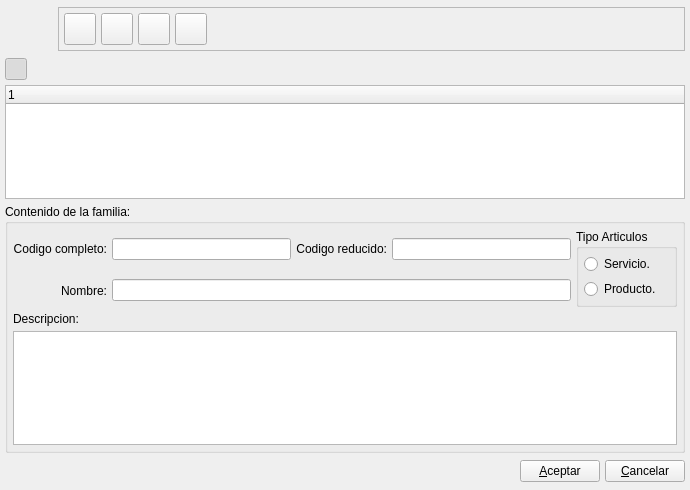
<ui version="4.0" >
 <author>Tomeu Borras Riera</author>
 <class>familiasbase</class>
 <widget class="QWidget" name="familiasbase" >
  <property name="geometry" >
   <rect>
    <x>0</x>
    <y>0</y>
    <width>690</width>
    <height>490</height>
   </rect>
  </property>
  <property name="windowTitle" >
   <string>Familias</string>
  </property>
  <property name="windowIcon" >
   <iconset resource="../../bulmages.qrc" >:/Bulmafact32x32/images/png/32x32/i_bulmages_articulos_familias.32x32.png</iconset>
  </property>
  <layout class="QGridLayout" >
   <property name="margin" >
    <number>5</number>
   </property>
   <property name="spacing" >
    <number>5</number>
   </property>
   <item row="2" column="0" >
    <widget class="QTreeWidget" name="m_listFamilias" />
   </item>
   <item row="3" column="0" >
    <widget class="QGroupBox" name="groupBox1" >
     <property name="title" >
      <string>Contenido de la familia:</string>
     </property>
     <layout class="QGridLayout" >
      <property name="margin" >
       <number>5</number>
      </property>
      <property name="spacing" >
       <number>5</number>
      </property>
      <item row="2" column="0" colspan="5" >
       <widget class="QLabel" name="label" >
        <property name="sizePolicy" >
         <sizepolicy>
          <hsizetype>5</hsizetype>
          <vsizetype>0</vsizetype>
          <horstretch>0</horstretch>
          <verstretch>0</verstretch>
         </sizepolicy>
        </property>
        <property name="text" >
         <string>Descripcion:</string>
        </property>
       </widget>
      </item>
      <item row="1" column="0" >
       <widget class="QLabel" name="textLabel1" >
        <property name="text" >
         <string>Nombre:</string>
        </property>
        <property name="alignment" >
         <set>Qt::AlignRight|Qt::AlignTrailing|Qt::AlignVCenter</set>
        </property>
        <property name="buddy" >
         <cstring>mui_nomFamilia</cstring>
        </property>
       </widget>
      </item>
      <item row="1" column="1" colspan="3" >
       <widget class="QLineEdit" name="mui_nomFamilia" >
        <property name="maxLength" >
         <number>50</number>
        </property>
       </widget>
      </item>
      <item row="0" column="3" >
       <widget class="QLineEdit" name="mui_codFamilia" >
        <property name="maxLength" >
         <number>12</number>
        </property>
       </widget>
      </item>
      <item row="0" column="2" >
       <widget class="QLabel" name="label" >
        <property name="text" >
         <string>Codigo reducido:</string>
        </property>
        <property name="alignment" >
         <set>Qt::AlignRight|Qt::AlignTrailing|Qt::AlignVCenter</set>
        </property>
        <property name="buddy" >
         <cstring>mui_codFamilia</cstring>
        </property>
       </widget>
      </item>
      <item row="0" column="1" >
       <widget class="QLineEdit" name="mui_codCompletoFamilia" >
        <property name="maxLength" >
         <number>50</number>
        </property>
       </widget>
      </item>
      <item row="0" column="0" >
       <widget class="QLabel" name="label" >
        <property name="text" >
         <string>Codigo completo:</string>
        </property>
        <property name="alignment" >
         <set>Qt::AlignRight|Qt::AlignTrailing|Qt::AlignVCenter</set>
        </property>
        <property name="buddy" >
         <cstring>mui_codCompletoFamilia</cstring>
        </property>
       </widget>
      </item>
      <item row="3" column="0" colspan="5" >
       <widget class="QTextEdit" name="mui_descFamilia" >
        <property name="minimumSize" >
         <size>
          <width>0</width>
          <height>100</height>
         </size>
        </property>
       </widget>
      </item>
      <item rowspan="2" row="0" column="4" >
       <widget class="QGroupBox" name="groupBox" >
        <property name="title" >
         <string>Tipo Articulos</string>
        </property>
        <layout class="QVBoxLayout" >
         <property name="margin" >
          <number>5</number>
         </property>
         <property name="spacing" >
          <number>5</number>
         </property>
         <item>
          <widget class="QRadioButton" name="mui_serviciofamilia" >
           <property name="text" >
            <string>Servicio.</string>
           </property>
          </widget>
         </item>
         <item>
          <widget class="QRadioButton" name="mui_productofamilia" >
           <property name="text" >
            <string>Producto.</string>
           </property>
          </widget>
         </item>
        </layout>
       </widget>
      </item>
     </layout>
    </widget>
   </item>
   <item row="4" column="0" >
    <layout class="QHBoxLayout" >
     <property name="margin" >
      <number>0</number>
     </property>
     <property name="spacing" >
      <number>5</number>
     </property>
     <item>
      <spacer>
       <property name="orientation" >
        <enum>Qt::Horizontal</enum>
       </property>
       <property name="sizeHint" >
        <size>
         <width>331</width>
         <height>27</height>
        </size>
       </property>
      </spacer>
     </item>
     <item>
      <widget class="QPushButton" name="mui_aceptar" >
       <property name="text" >
        <string>&amp;Aceptar</string>
       </property>
      </widget>
     </item>
     <item>
      <widget class="QPushButton" name="mui_cancelar" >
       <property name="text" >
        <string>&amp;Cancelar</string>
       </property>
      </widget>
     </item>
    </layout>
   </item>
   <item row="0" column="0" >
    <layout class="QHBoxLayout" >
     <property name="margin" >
      <number>0</number>
     </property>
     <property name="spacing" >
      <number>5</number>
     </property>
     <item>
      <widget class="QLabel" name="label_2" >
       <property name="minimumSize" >
        <size>
         <width>48</width>
         <height>48</height>
        </size>
       </property>
       <property name="maximumSize" >
        <size>
         <width>48</width>
         <height>48</height>
        </size>
       </property>
       <property name="text" >
        <string/>
       </property>
       <property name="pixmap" >
        <pixmap resource="../../bulmages.qrc" >:/Bulmafact48x48/images/png/48x48/i_bulmages_articulos_familias.48x48.png</pixmap>
       </property>
      </widget>
     </item>
     <item>
      <widget class="QFrame" name="frame" >
       <property name="sizePolicy" >
        <sizepolicy>
         <hsizetype>5</hsizetype>
         <vsizetype>0</vsizetype>
         <horstretch>0</horstretch>
         <verstretch>0</verstretch>
        </sizepolicy>
       </property>
       <property name="minimumSize" >
        <size>
         <width>32</width>
         <height>32</height>
        </size>
       </property>
       <property name="frameShape" >
        <enum>QFrame::StyledPanel</enum>
       </property>
       <property name="frameShadow" >
        <enum>QFrame::Raised</enum>
       </property>
       <layout class="QHBoxLayout" >
        <property name="margin" >
         <number>5</number>
        </property>
        <property name="spacing" >
         <number>5</number>
        </property>
        <item>
         <widget class="QToolButton" name="mui_crear" >
          <property name="minimumSize" >
           <size>
            <width>32</width>
            <height>32</height>
           </size>
          </property>
          <property name="maximumSize" >
           <size>
            <width>32</width>
            <height>32</height>
           </size>
          </property>
          <property name="toolTip" >
           <string>Nueva Familia</string>
          </property>
          <property name="whatsThis" >
           <string>Nueva Familia</string>
          </property>
          <property name="text" >
           <string/>
          </property>
          <property name="icon" >
           <iconset resource="../../bulmages.qrc" >:/Images/document-new.svg</iconset>
          </property>
          <property name="iconSize" >
           <size>
            <width>32</width>
            <height>32</height>
           </size>
          </property>
         </widget>
        </item>
        <item>
         <widget class="QToolButton" name="mui_borrar" >
          <property name="minimumSize" >
           <size>
            <width>32</width>
            <height>32</height>
           </size>
          </property>
          <property name="maximumSize" >
           <size>
            <width>32</width>
            <height>32</height>
           </size>
          </property>
          <property name="toolTip" >
           <string>Borrar Familia</string>
          </property>
          <property name="whatsThis" >
           <string>Borrar Familia</string>
          </property>
          <property name="text" >
           <string/>
          </property>
          <property name="icon" >
           <iconset resource="../../bulmages.qrc" >:Images/edit-delete.svg</iconset>
          </property>
          <property name="iconSize" >
           <size>
            <width>32</width>
            <height>32</height>
           </size>
          </property>
         </widget>
        </item>
        <item>
         <widget class="QToolButton" name="mui_guardar" >
          <property name="minimumSize" >
           <size>
            <width>32</width>
            <height>32</height>
           </size>
          </property>
          <property name="maximumSize" >
           <size>
            <width>32</width>
            <height>32</height>
           </size>
          </property>
          <property name="toolTip" >
           <string>Guardar Familia</string>
          </property>
          <property name="whatsThis" >
           <string>Guardar Familia</string>
          </property>
          <property name="text" >
           <string/>
          </property>
          <property name="icon" >
           <iconset resource="../../bulmages.qrc" >:/Images/edit-save.svg</iconset>
          </property>
          <property name="iconSize" >
           <size>
            <width>32</width>
            <height>32</height>
           </size>
          </property>
         </widget>
        </item>
        <item>
         <widget class="QToolButton" name="mui_imprimir" >
          <property name="minimumSize" >
           <size>
            <width>32</width>
            <height>32</height>
           </size>
          </property>
          <property name="maximumSize" >
           <size>
            <width>32</width>
            <height>32</height>
           </size>
          </property>
          <property name="toolTip" >
           <string>Imprimir Familias</string>
          </property>
          <property name="whatsThis" >
           <string>Imprimir Familias</string>
          </property>
          <property name="text" >
           <string/>
          </property>
          <property name="icon" >
           <iconset resource="../../bulmages.qrc" >:/Genericos32x32/images/png/i_filePrint.xpm</iconset>
          </property>
          <property name="iconSize" >
           <size>
            <width>32</width>
            <height>32</height>
           </size>
          </property>
         </widget>
        </item>
        <item>
         <spacer>
          <property name="orientation" >
           <enum>Qt::Horizontal</enum>
          </property>
          <property name="sizeType" >
           <enum>QSizePolicy::Expanding</enum>
          </property>
          <property name="sizeHint" >
           <size>
            <width>191</width>
            <height>30</height>
           </size>
          </property>
         </spacer>
        </item>
       </layout>
      </widget>
     </item>
    </layout>
   </item>
   <item row="1" column="0" >
    <layout class="QHBoxLayout" >
     <property name="margin" >
      <number>0</number>
     </property>
     <property name="spacing" >
      <number>5</number>
     </property>
     <item>
      <widget class="QToolButton" name="mui_detalles" >
       <property name="minimumSize" >
        <size>
         <width>22</width>
         <height>22</height>
        </size>
       </property>
       <property name="maximumSize" >
        <size>
         <width>22</width>
         <height>22</height>
        </size>
       </property>
       <property name="toolTip" >
        <string>Mostrar / Ocultar Detalle</string>
       </property>
       <property name="whatsThis" >
        <string>Mostrar / Ocultar Detalle</string>
       </property>
       <property name="text" >
        <string/>
       </property>
       <property name="icon" >
        <iconset resource="../../bulmages.qrc" >:/Images/document-open.svg</iconset>
       </property>
       <property name="iconSize" >
        <size>
         <width>22</width>
         <height>22</height>
        </size>
       </property>
       <property name="checkable" >
        <bool>true</bool>
       </property>
       <property name="checked" >
        <bool>true</bool>
       </property>
      </widget>
     </item>
     <item>
      <spacer>
       <property name="orientation" >
        <enum>Qt::Horizontal</enum>
       </property>
       <property name="sizeHint" >
        <size>
         <width>40</width>
         <height>20</height>
        </size>
       </property>
      </spacer>
     </item>
    </layout>
   </item>
  </layout>
 </widget>
 <layoutdefault spacing="2" margin="2" />
 <tabstops>
  <tabstop>mui_crear</tabstop>
  <tabstop>mui_borrar</tabstop>
  <tabstop>mui_guardar</tabstop>
  <tabstop>mui_imprimir</tabstop>
  <tabstop>mui_detalles</tabstop>
  <tabstop>mui_codCompletoFamilia</tabstop>
  <tabstop>mui_codFamilia</tabstop>
  <tabstop>mui_nomFamilia</tabstop>
  <tabstop>mui_serviciofamilia</tabstop>
  <tabstop>mui_productofamilia</tabstop>
  <tabstop>mui_descFamilia</tabstop>
  <tabstop>m_listFamilias</tabstop>
  <tabstop>mui_aceptar</tabstop>
  <tabstop>mui_cancelar</tabstop>
 </tabstops>
 <resources>
  <include location="../../bulmages.qrc" />
 </resources>
 <connections>
  <connection>
   <sender>mui_cancelar</sender>
   <signal>clicked()</signal>
   <receiver>familiasbase</receiver>
   <slot>close()</slot>
   <hints>
    <hint type="sourcelabel" >
     <x>439</x>
     <y>525</y>
    </hint>
    <hint type="destinationlabel" >
     <x>10</x>
     <y>577</y>
    </hint>
   </hints>
  </connection>
  <connection>
   <sender>mui_detalles</sender>
   <signal>toggled(bool)</signal>
   <receiver>groupBox1</receiver>
   <slot>setShown(bool)</slot>
   <hints>
    <hint type="sourcelabel" >
     <x>15</x>
     <y>225</y>
    </hint>
    <hint type="destinationlabel" >
     <x>169</x>
     <y>251</y>
    </hint>
   </hints>
  </connection>
 </connections>
</ui>
